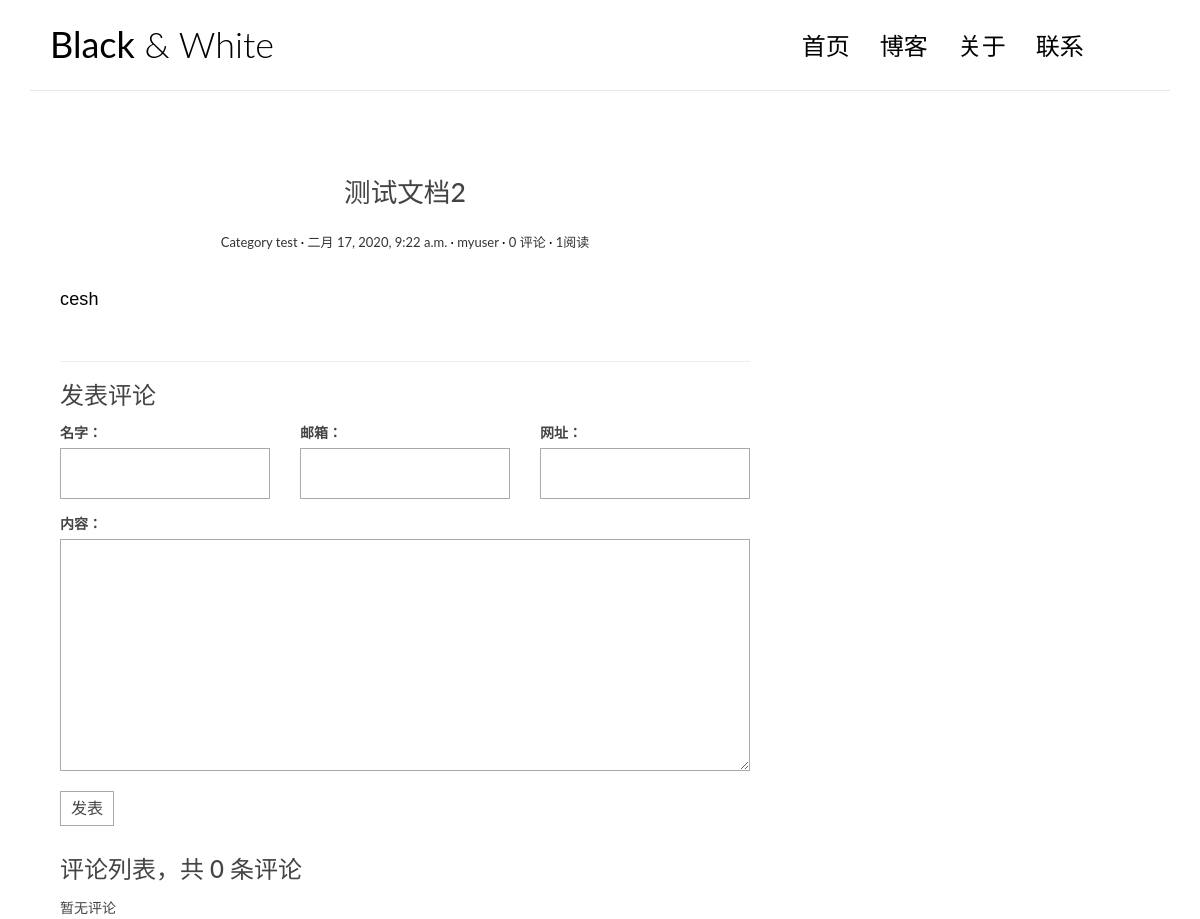
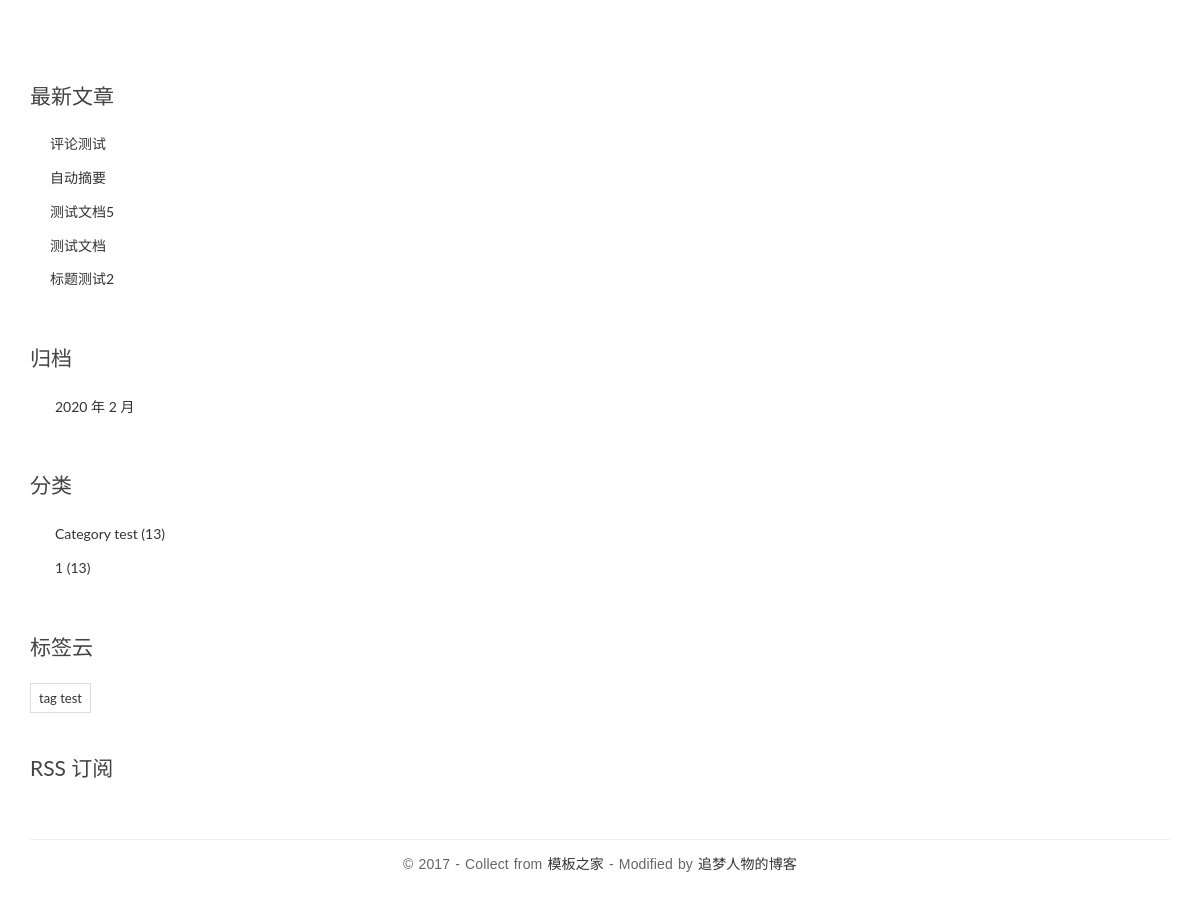
Page /posts/2/ on the committed database (2 pictures, top to bottom).
### blog/models.py (models this page shows, shortened)
class Post(models.Model):
    title = models.CharField('标题', max_length=70)
    body = models.TextField('正文')
    created_time = models.DateTimeField('创建时间', default=timezone.now)
    modified_time = models.DateTimeField('修改时间')
    excerpt = models.CharField('摘要', max_length=100,blank=True)
    read_num = models.IntegerField(default=0)#阅读统计
    category = models.ForeignKey(Category, verbose_name= '分类', on_delete=models.CASCADE)
    tags = models.ManyToManyField(Tag, verbose_name='标签', blank=True)
    author = models.ForeignKey(User, verbose_name='作者', on_delete=models.CASCADE)
    def save(self, *args,**kwargs):
        self.modified_time = timezone.now()
        md = markdown.Markdown(extensions=[
            'markdown.extensions.extra',
            'markdown.extensions.codehilite',
        ])
        self.excerpt = strip_tags(md.convert(self.body))[:54]
        super().save(*args,**kwargs)
    class Meta:
        verbose_name = '文章'
        verbose_name_plural = verbose_name
        ordering = ['-created_time']
    def get_absolute_url(self):
        return reverse('blog:detail', kwargs={'pk' : self.pk})

class Category(models.Model):
    name = models.CharField(max_length=100)
    class Meta:
        verbose_name = '分类'
        verbose_name_plural = verbose_name
    def __str__(self):
        return self.name

class Tag(models.Model):
    name = models.CharField(max_length=100)
    class Meta:
        verbose_name = '标签'
        verbose_name_plural = verbose_name

### blog/views.py (the view)
# urls.py: path('posts/<int:pk>/', views.detail, name = 'detail'),
def detail(request, pk):
    post = get_object_or_404(Post, pk = pk)
    md = markdown.Markdown(extensions = [
                                      'markdown.extensions.extra',
                                      'markdown.extensions.codehilite',
                                        TocExtension(slugify=slugify),
                                  ])
    post.body = md.convert(post.body)
    if not request.COOKIES.get("pk_id:{}".format(pk)):
        post.read_num +=1
        post.save()
    m = re.search(r'<div class="toc">\s*<ul>(.*)</ul>\s*</div>', md.toc, re.S)
    post.toc = m.group(1) if m is not None else ''
    respons = render(request, 'blog/detail.html', context={'post':post})
    respons.set_cookie("pk_id:{}".format(pk),'True')
    return respons

### comments/forms.py
class CommentForm(forms.ModelForm):
    class Meta:
        model = Comment
        fields = ['name', 'email', 'url', 'text']

### blog/templatetags/blog_extras.py (called while the page is built)
@register.inclusion_tag('blog/inclusions/_recent_posts.html', takes_context=True)
def show_recent_posts(context, num=5):
    return {
        'recent_post_list': Post.objects.all().order_by('-created_time')[:num],
    }

@register.inclusion_tag('blog/inclusions/_archives.html', takes_context=True)
def show_archives(context):
    return {
        'date_list': Post.objects.dates('created_time', 'month', order='DESC'),
    }

@register.inclusion_tag('blog/inclusions/_categories.html', takes_context=True)
def show_categories(context):
    return {
        'category_list': Category.objects.all(),
    }

@register.inclusion_tag('blog/inclusions/_tags.html', takes_context=True)
def show_tags(context):
    return {
        'tag_list': Tag.objects.all(),
    }

### comments/templatetags/comments_extras.py (called while the page is built)
@register.inclusion_tag('comments/inclusions/_form.html', takes_context=True)
def show_comment_form(context, post, form=None):
    if form is None:
        form = CommentForm()
    return {
        'form': form,
        'post': post,
    }

@register.inclusion_tag('comments/inclusions/_list.html', takes_context=True)
def show_comments(context, post):
    comment_list = post.comment_set.all().order_by('-created_time')
    comment_count = comment_list.count()
    return {
        'comment_count': comment_count,
        'comment_list': comment_list,
    }

### templates/blog/detail.html (shortened to what this page needs)
{% load blog_extras %}
{% load comments_extras %}
{% load static %}
<!DOCTYPE html>
<html>
<head>
    <link rel="stylesheet" href="{% static 'blog/css/bootstrap.min.css' %}">
    <link rel="stylesheet" href="http://code.ionicframework.com/ionicons/2.0.1/css/ionicons.min.css">
    <link rel="stylesheet" href="{% static 'blog/css/pace.css' %}">
    <link rel="stylesheet" href="{% static 'blog/css/custom.css' %}">
    <link rel="stylesheet" href="{% static 'blog/css/github.min.css' %}">
</head>
<body id="single">
<div class="container">
    <header id="site-header">
        <div class="row">
            <div class="col-md-4 col-sm-5 col-xs-8">
                <div class="logo">
                    <h1><a href="{% url 'blog:index' %}"><b>Black</b> &amp; White</a></h1>
                </div>
            </div>
            <div class="col-md-8 col-sm-7 col-xs-4">
                <nav class="main-nav" role="navigation">
                    <div class="collapse navbar-collapse" id="bs-example-navbar-collapse-1">
                        <ul class="nav navbar-nav navbar-right">
                            <li class="cl-effect-11"><a href="{% url 'blog:index' %}" data-hover="首页">首页</a></li>
                            <li class="cl-effect-11"><a href="full-width.html" data-hover="博客">博客</a></li>
                            <li class="cl-effect-11"><a href="about.html" data-hover="关于">关于</a></li>
                            <li class="cl-effect-11"><a href="contact.html" data-hover="联系">联系</a></li>
                        </ul>
                    </div>
                </nav>
            </div>
        </div>
    </header>
</div>
<div class="content-body">
    <div class="container">
        <div class="row">
            <main class="col-md-8">
                {% block main %}
                    <article class="post post-{{ post.pk }}">
                        <header class="entry-header">
                            <h1 class="entry-title">{{ post.title }}</h1>
                            <div class="entry-meta">
                                <span class="post-category"><a href="#">{{ post.category }}</a></span>
                                <span class="post-date"><a href="#"><time class="entry-date"
                                                                          datetime="
    {{ post.created_time }}">{{ post.created_time }}</time></a></span>
                                <span class="post-author"><a href="#">{{ post.author }}</a></span>
                                <span class="comments-link"><a href="{{ post.get_absolute_url }}#comment-area">{{ post.comment_set.count }} 评论</a></span>
                                <span class="views-count"><a href="#">{{ post.read_num }}阅读</a></span>
                            </div>
                        </header>
                        <div class="entry-content clearfix">
                            {{ post.body|safe}}
                        </div>
                    </article>
                    <section class="comment-area" id="comment-area">
                        <hr>
                        <h3>发表评论</h3>
                        {% show_comment_form post %}
                        <div class="comment-list-panel">
                            {% show_comments post %}
                        </div>
                    </section>
                {% endblock main %}
            </main>
            <aside class="col-md-4">
                </div>
                <div class="widget widget-recent-posts">
                    {% show_recent_posts %}
                    {% show_archives %}
                    {% show_categories %}
                    {% show_tags %}
                </div>
                <div class="rss">
                    <a href=""> RSS 订阅</a>
                </div>
        </div>
    </div>
<footer id="site-footer">
    <div class="container">
        <div class="row">
            <div class="col-md-12">
                <p class="copyright">&copy 2017 - Collect from <a href="http://www.cssmoban.com/"
                                                                  target="_blank" title="模板之家">模板之家</a>
                    - Modified by <a href="http://zmrenwu.com/" title="网页模板" target="_blank">追梦人物的博客</a>
                </p>
            </div>
        </div>
    </div>
</footer>
</body>
</html>

### templates/comments/inclusions/_form.html (shortened to what this page needs)
<form action="{% url 'comments:comment' post.pk %}" method="post" class="comment-form">
  <div class="row">
    <div class="col-md-4">
      <label for="{{ form.name.id_for_label }}">{{ form.name.label }}：</label>
      {{ form.name }}
    </div>
    <div class="col-md-4">
      <label for="{{ form.email.id_for_label }}">{{ form.email.label }}：</label>
      {{ form.email }}
    </div>
    <div class="col-md-4">
      <label for="{{ form.url.id_for_label }}">{{ form.url.label }}：</label>
      {{ form.url }}
    </div>
    <div class="col-md-12">
      <label for="{{ form.text.id_for_label }}">{{ form.text.label }}：</label>
      {{ form.text }}
      <button type="submit" class="comment-btn">发表</button>
    </div>
  </div>
</form>

### templates/comments/inclusions/_list.html
<h3>评论列表，共 <span>{{ comment_count }}</span> 条评论</h3>
<ul class="comment-list list-unstyled">
  {% for comment in comment_list %}
    <li class="comment-item">
      <span class="nickname">{{ comment.name }}</span>
      <time class="submit-date" datetime="{{ comment.created_time }}">{{ comment.created_time }}</time>
      <div class="text">
        {{ comment.text|linebreaks }}
      </div>
    </li>
  {% empty %}
    暂无评论
  {% endfor %}
</ul>

### templates/blog/inclusions/_recent_posts.html
<div class="widget widget-recent-posts">
  <h3 class="widget-title">最新文章</h3>
  <ul>
    {% for post in recent_post_list %}
      <li>
        <a href="{{ post.get_absolute_url }}">{{ post.title }}</a>
      </li>
    {% empty %}
      暂无文章！
    {% endfor %}
  </ul>
</div>

### templates/blog/inclusions/_archives.html
<div class="widget widget-archives">
  <h3 class="widget-title">归档</h3>
  <ul>
    {% for date in date_list %}
      <li>
        <a href="{% url 'blog:archive' date.year date.month %}">
            {{ date.year }} 年 {{ date.month }} 月
        </a>
      </li>
    {% empty %}
      暂无归档！
    {% endfor %}
  </ul>
</div>

### templates/blog/inclusions/_categories.html
<div class="widget widget-category">
  <h3 class="widget-title">分类</h3>
  <ul>
    {% for category in category_list %}
      <li>
        <a href="{% url 'blog:category' category.pk %}">{{ category.name }} <span class="post-count">(13)</span></a>
      </li>
    {% empty %}
      暂无分类！
    {% endfor %}
  </ul>
</div>

### templates/blog/inclusions/_tags.html
<div class="widget widget-tag-cloud">
  <h3 class="widget-title">标签云</h3>
  <ul>
    {% for tag in tag_list %}
      <li>
        <a href="{% url 'blog:tag' tag.pk %}">{{ tag.name }}</a>
      </li>
    {% empty %}
      暂无标签！
    {% endfor %}
  </ul>
</div>

### blog/static/blog/css/custom.css (style rules this page uses)
* { outline: none; }
h1, h2, h3, h4, h5, h6 { margin-top: 0; }
b { font-weight: 400; }
a { color: #333; }
body { color: #444; font-family: 'Lato', sans-serif; }
p { font-family: 'Ubuntu', sans-serif; font-weight: 400; word-spacing: 1px; letter-spacing: 0.01em; }
#single p, #page p { margin-bottom: 25px; }
#site-header { background-color: #FFF; padding: 25px 20px; margin-bottom: 40px; border-bottom: 1px solid #e7e7e7; }
.logo h1 a { color: #000; }
.logo h1 { margin: 0; font-family: 'Lato', sans-serif; font-weight: 300; }
.main-nav { margin-top: 11px; max-width: 95%; }
.main-nav a { color: #000000 !important; padding: 0 0 5px 0 !important; margin-right: 30px; font-family: 'Lato', sans-serif; font-weight: 300; font-size: 24px; }
.cl-effect-11 a { padding: 10px 0; color: #0972b4; text-shadow: none; }
.cl-effect-11 a::before { position: absolute; top: 0; left: 0; overflow: hidden; padding: 0 0 5px 0 !important; max-width: 0; border-bottom: 1px solid #000; color: #000; content: attr(data-hover); white-space: nowrap; -webkit-transition: max-width 0.5s; -moz-transition: max-width 0.5s; transition: max-width 0.5s; }
.content-body { padding-bottom: 4em; }
.post { background: #fff; padding: 30px 30px 0; }
.entry-title { text-align: center; font-size: 1.9em; margin-bottom: 20px; line-height: 1.6; padding: 10px 20px 0; }
.entry-meta { text-align: center; color: #DDDDDD; font-size: 13px; margin-bottom: 30px; }
.entry-content { font-size: 18px; line-height: 1.9; font-weight: 300; color: #000; }
.post-category::after, .post-date::after, .post-author::after, .comments-link::after { content: ' ·'; color: #000; }
.widget { background: #fff; padding: 30px 0 0; }
.widget-title { font-size: 1.5em; margin-bottom: 20px; line-height: 1.6; padding: 10px 0 0; font-weight: 400; }
.widget-recent-posts ul { padding: 0; margin: 0; padding-left: 20px; }
.widget-recent-posts ul li { list-style-type: none; position: relative; line-height: 170%; margin-bottom: 10px; }
.widget-recent-posts ul li::before { content: '\f3d3'; font-family: "Ionicons"; position: absolute; left: -17px; top: 3px; font-size: 16px; color: #000; }
.widget-archives ul { padding: 0; margin: 0; padding-left: 25px; }
.widget-archives ul li { list-style-type: none; position: relative; line-height: 170%; margin-bottom: 10px; }
.widget-archives ul li::before { content: '\f3f3'; font-family: "Ionicons"; position: absolute; left: -25px; top: 1px; font-size: 16px; color: #000; }
.widget-category ul { padding: 0; margin: 0; padding-left: 25px; }
.widget-category ul li { list-style-type: none; position: relative; line-height: 170%; margin-bottom: 10px; }
.widget-category ul li::before { content: '\f3fe'; font-family: "Ionicons"; position: absolute; left: -25px; top: 1px; font-size: 18px; color: #000; }
.widget-tag-cloud ul { padding: 0; margin: 0; margin-right: -10px; }
.widget-tag-cloud ul li { list-style-type: none; font-size: 13px; display: inline-block; margin-right: 10px; margin-bottom: 10px; padding: 3px 8px; border: 1px solid #ddd; }
.rss { font-size: 21px; margin-top: 30px; }
.rss a { color: #444; }
#site-footer { padding-top: 10px; padding: 0 0 1.5em 0; }
.copyright { text-align: center; padding-top: 1em; margin: 0; border-top: 1px solid #eee; color: #666; }
.contact-form input, .comment-form input { border: 1px solid #aaa; margin-bottom: 15px; width: 100%; padding: 15px 15px; font-size: 16px; line-height: 100%; transition: 0.4s border-color linear; }
.contact-form textarea, .comment-form textarea { border: 1px solid #aaa; margin-bottom: 15px; width: 100%; padding: 15px 15px; font-size: 16px; line-height: 20px !important; min-height: 183px; transition: 0.4s border-color linear; }
.comment-area { padding: 0 30px 0; }
.comment-form { margin-top: 15px; }
.comment-form .comment-btn { background-color: #fff; border: 1px solid #aaa; font-size: 16px; padding: 5px 10px; }
.comment-list-panel { margin-top: 30px; }
.comment-list { margin-top: 15px; }

### rows in the picture
Post: title "测试文档2", category "Category test", created_time "二月 17, 2020, 9:22 a.m.", author "myuser", comment_set.count "0", read_num "1", body "cesh"
Post: title "评论测试"
Post: title "自动摘要"
Post: title "测试文档5"
Post: title "测试文档"
Post: title "标题测试2"
Category: name "Category test"
Category: name "1"
Tag: name "tag test"

### other values in the picture
{{ comment_count }} "0"
{{ date.year }} "2020"
{{ date.month }} "2"
